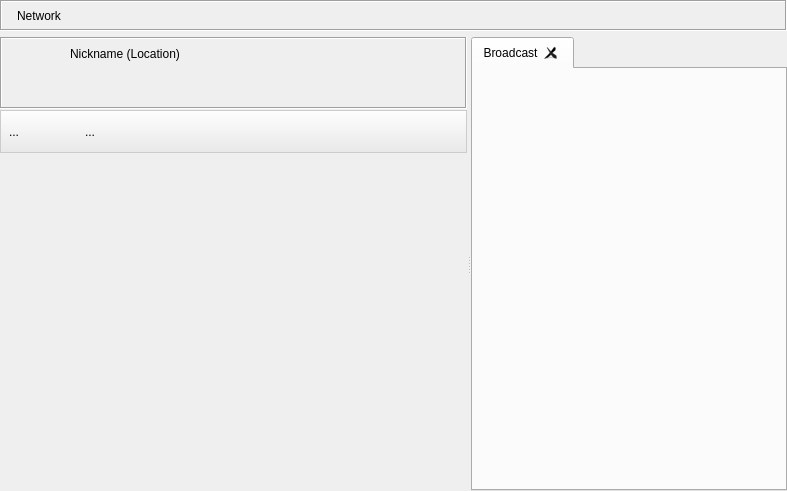
<?xml version="1.0" encoding="UTF-8"?>
<ui version="4.0">
 <class>FriendsDialog</class>
 <widget class="QWidget" name="FriendsDialog">
  <property name="geometry">
   <rect>
    <x>0</x>
    <y>0</y>
    <width>787</width>
    <height>491</height>
   </rect>
  </property>
  <layout class="QGridLayout" name="gridLayout_8">
   <property name="margin">
    <number>0</number>
   </property>
   <item row="0" column="0">
    <widget class="QFrame" name="titleBarFrame">
     <property name="sizePolicy">
      <sizepolicy hsizetype="Preferred" vsizetype="Maximum">
       <horstretch>0</horstretch>
       <verstretch>0</verstretch>
      </sizepolicy>
     </property>
     <property name="frameShape">
      <enum>QFrame::Box</enum>
     </property>
     <property name="frameShadow">
      <enum>QFrame::Sunken</enum>
     </property>
     <layout class="QHBoxLayout" name="horizontalLayout_2">
      <property name="margin">
       <number>2</number>
      </property>
      <item>
       <widget class="QLabel" name="titleBarPixmap">
        <property name="text">
         <string/>
        </property>
        <property name="pixmap">
         <pixmap resource="images.qrc">:/images/logo/logo_24.png</pixmap>
        </property>
       </widget>
      </item>
      <item>
       <widget class="StyledLabel" name="titleBarLabel">
        <property name="text">
         <string>Network</string>
        </property>
       </widget>
      </item>
      <item>
       <spacer>
        <property name="orientation">
         <enum>Qt::Horizontal</enum>
        </property>
        <property name="sizeHint" stdset="0">
         <size>
          <width>123</width>
          <height>13</height>
         </size>
        </property>
       </spacer>
      </item>
      <item>
       <widget class="QToolButton" name="helpButton">
        <property name="focusPolicy">
         <enum>Qt::NoFocus</enum>
        </property>
        <property name="icon">
         <iconset resource="images.qrc">
          <normaloff>:/icons/help_64.png</normaloff>:/icons/help_64.png</iconset>
        </property>
        <property name="checkable">
         <bool>true</bool>
        </property>
        <property name="autoRaise">
         <bool>true</bool>
        </property>
       </widget>
      </item>
     </layout>
    </widget>
   </item>
   <item row="1" column="0">
    <widget class="QSplitter" name="splitter">
     <property name="orientation">
      <enum>Qt::Horizontal</enum>
     </property>
     <widget class="QWidget" name="layoutWidget">
      <layout class="QVBoxLayout" name="verticalLayout">
       <property name="spacing">
        <number>1</number>
       </property>
       <item>
        <widget class="QFrame" name="headFrame">
         <property name="styleSheet">
          <string notr="true"/>
         </property>
         <property name="frameShape">
          <enum>QFrame::Box</enum>
         </property>
         <property name="frameShadow">
          <enum>QFrame::Sunken</enum>
         </property>
         <layout class="QGridLayout" name="gridLayout">
          <property name="leftMargin">
           <number>1</number>
          </property>
          <property name="topMargin">
           <number>1</number>
          </property>
          <property name="rightMargin">
           <number>6</number>
          </property>
          <property name="bottomMargin">
           <number>6</number>
          </property>
          <item row="0" column="0" rowspan="2">
           <widget class="AvatarWidget" name="avatar">
            <property name="minimumSize">
             <size>
              <width>61</width>
              <height>61</height>
             </size>
            </property>
            <property name="maximumSize">
             <size>
              <width>61</width>
              <height>61</height>
             </size>
            </property>
           </widget>
          </item>
          <item row="1" column="1" colspan="3">
           <widget class="QToolButton" name="mypersonalstatusLabel">
            <property name="sizePolicy">
             <sizepolicy hsizetype="Minimum" vsizetype="Preferred">
              <horstretch>0</horstretch>
              <verstretch>0</verstretch>
             </sizepolicy>
            </property>
            <property name="toolTip">
             <string>Edit status message</string>
            </property>
            <property name="text">
             <string/>
            </property>
            <property name="icon">
             <iconset resource="images.qrc">
              <normaloff>:/images/edit_16.png</normaloff>:/images/edit_16.png</iconset>
            </property>
            <property name="toolButtonStyle">
             <enum>Qt::ToolButtonTextBesideIcon</enum>
            </property>
            <property name="autoRaise">
             <bool>true</bool>
            </property>
            <property name="arrowType">
             <enum>Qt::NoArrow</enum>
            </property>
           </widget>
          </item>
          <item row="0" column="1" colspan="3">
           <widget class="StyledElidedLabel" name="nicknameLabel">
            <property name="text">
             <string notr="true">Nickname (Location)</string>
            </property>
           </widget>
          </item>
         </layout>
        </widget>
       </item>
       <item>
        <widget class="QFrame" name="liteFrame">
         <property name="styleSheet">
          <string notr="true">QFrame{
   background-color: qlineargradient(x1:0, y1:0, x2:0, y2:1, stop:0 #FEFEFE, stop:1 #E8E8E8);
	border: 1px solid #CCCCCC;
}</string>
         </property>
         <layout class="QHBoxLayout" name="horizontalLayout">
          <property name="margin">
           <number>1</number>
          </property>
          <item>
           <widget class="QToolButton" name="contactsButton">
            <property name="text">
             <string>...</string>
            </property>
            <property name="icon">
             <iconset resource="images.qrc">
              <normaloff>:/images/user/friends32.png</normaloff>:/images/user/friends32.png</iconset>
            </property>
            <property name="iconSize">
             <size>
              <width>32</width>
              <height>32</height>
             </size>
            </property>
            <property name="checkable">
             <bool>true</bool>
            </property>
            <property name="autoRaise">
             <bool>true</bool>
            </property>
           </widget>
          </item>
          <item>
           <widget class="QToolButton" name="lobbiesButton">
            <property name="icon">
             <iconset resource="images.qrc">
              <normaloff>:/images/chat_32.png</normaloff>:/images/chat_32.png</iconset>
            </property>
            <property name="iconSize">
             <size>
              <width>32</width>
              <height>32</height>
             </size>
            </property>
            <property name="checkable">
             <bool>true</bool>
            </property>
            <property name="autoRaise">
             <bool>true</bool>
            </property>
           </widget>
          </item>
          <item>
           <widget class="QToolButton" name="mailButton">
            <property name="text">
             <string>...</string>
            </property>
            <property name="icon">
             <iconset resource="images.qrc">
              <normaloff>:/images/folder_inbox64.png</normaloff>:/images/folder_inbox64.png</iconset>
            </property>
            <property name="iconSize">
             <size>
              <width>32</width>
              <height>32</height>
             </size>
            </property>
            <property name="checkable">
             <bool>true</bool>
            </property>
            <property name="autoRaise">
             <bool>true</bool>
            </property>
           </widget>
          </item>
          <item>
           <spacer name="horizontalSpacer">
            <property name="orientation">
             <enum>Qt::Horizontal</enum>
            </property>
            <property name="sizeHint" stdset="0">
             <size>
              <width>40</width>
              <height>20</height>
             </size>
            </property>
           </spacer>
          </item>
         </layout>
        </widget>
       </item>
       <item>
        <widget class="QStackedWidget" name="stackedWidgetList">
         <property name="currentIndex">
          <number>0</number>
         </property>
         <widget class="QWidget" name="page_2">
          <layout class="QGridLayout" name="gridLayout_7">
           <property name="margin">
            <number>0</number>
           </property>
           <item row="0" column="0">
            <widget class="FriendList" name="widget_2" native="true"/>
           </item>
          </layout>
         </widget>
         <widget class="QWidget" name="page_1">
          <layout class="QGridLayout" name="gridLayout_6">
           <property name="margin">
            <number>0</number>
           </property>
           <item row="0" column="0">
            <widget class="QTabWidget" name="tabWidget_2">
             <property name="currentIndex">
              <number>0</number>
             </property>
             <widget class="QWidget" name="tab">
              <attribute name="title">
               <string>Friends</string>
              </attribute>
              <layout class="QGridLayout" name="gridLayout_2">
               <property name="margin">
                <number>0</number>
               </property>
               <item row="0" column="0">
                <widget class="FriendList" name="friendList" native="true">
                 <property name="sizePolicy">
                  <sizepolicy hsizetype="MinimumExpanding" vsizetype="Expanding">
                   <horstretch>0</horstretch>
                   <verstretch>0</verstretch>
                  </sizepolicy>
                 </property>
                 <property name="minimumSize">
                  <size>
                   <width>150</width>
                   <height>0</height>
                  </size>
                 </property>
                </widget>
               </item>
              </layout>
             </widget>
             <widget class="QWidget" name="tab_2">
              <attribute name="title">
               <string>People</string>
              </attribute>
              <layout class="QGridLayout" name="gridLayout_4">
               <property name="margin">
                <number>0</number>
               </property>
               <item row="0" column="0">
                <widget class="PeopleList" name="widget" native="true"/>
               </item>
              </layout>
             </widget>
            </widget>
           </item>
          </layout>
         </widget>
        </widget>
       </item>
      </layout>
     </widget>
     <widget class="QStackedWidget" name="stackedWidget">
      <property name="currentIndex">
       <number>0</number>
      </property>
      <widget class="QWidget" name="page">
       <layout class="QGridLayout" name="gridLayout_5">
        <property name="margin">
         <number>0</number>
        </property>
        <item row="0" column="0">
         <widget class="ChatTabWidget" name="tabWidget">
          <property name="currentIndex">
           <number>0</number>
          </property>
          <property name="tabsClosable">
           <bool>true</bool>
          </property>
          <widget class="QWidget" name="groupChatTab">
           <attribute name="icon">
            <iconset resource="images.qrc">
             <normaloff>:/images/kblogger.png</normaloff>:/images/kblogger.png</iconset>
           </attribute>
           <attribute name="title">
            <string>Broadcast</string>
           </attribute>
           <layout class="QGridLayout" name="gridLayout_3">
            <item row="0" column="0">
             <widget class="ChatWidget" name="chatWidget" native="true"/>
            </item>
           </layout>
          </widget>
         </widget>
        </item>
       </layout>
      </widget>
     </widget>
    </widget>
   </item>
  </layout>
  <action name="actionClear_Chat_History">
   <property name="icon">
    <iconset resource="images.qrc">
     <normaloff>:/images/edit-clear-history.png</normaloff>:/images/edit-clear-history.png</iconset>
   </property>
   <property name="text">
    <string>Clear Chat History</string>
   </property>
  </action>
  <action name="actionAdd_Friend">
   <property name="icon">
    <iconset resource="images.qrc">
     <normaloff>:/images/user/add_user16.png</normaloff>:/images/user/add_user16.png</iconset>
   </property>
   <property name="text">
    <string>Add Friend</string>
   </property>
  </action>
  <action name="actionSet_your_Avatar">
   <property name="icon">
    <iconset resource="images.qrc">
     <normaloff>:/images/add_image24.png</normaloff>:/images/add_image24.png</iconset>
   </property>
   <property name="text">
    <string>Add your Avatar Picture</string>
   </property>
   <property name="shortcut">
    <string>A</string>
   </property>
  </action>
  <action name="actionSet_your_Personal_Message">
   <property name="icon">
    <iconset resource="images.qrc">
     <normaloff>:/images/message-news.png</normaloff>:/images/message-news.png</iconset>
   </property>
   <property name="text">
    <string>Set your status message</string>
   </property>
   <property name="toolTip">
    <string>Edit your status message</string>
   </property>
  </action>
  <action name="actionMessageHistory">
   <property name="text">
    <string>Browse Message History</string>
   </property>
   <property name="toolTip">
    <string>Browse History</string>
   </property>
  </action>
  <action name="actionSave_History">
   <property name="text">
    <string>Save Chat History</string>
   </property>
   <property name="toolTip">
    <string>Save Chat History</string>
   </property>
  </action>
  <action name="actionAdd_Group">
   <property name="icon">
    <iconset resource="images.qrc">
     <normaloff>:/images/user/add_group22.png</normaloff>:/images/user/add_group22.png</iconset>
   </property>
   <property name="text">
    <string>Add a new Group</string>
   </property>
   <property name="toolTip">
    <string>Add a new Group</string>
   </property>
  </action>
  <action name="actionDelete_Chat_History">
   <property name="icon">
    <iconset resource="images.qrc">
     <normaloff>:/images/edit-clear-history.png</normaloff>:/images/edit-clear-history.png</iconset>
   </property>
   <property name="text">
    <string>Delete Chat History</string>
   </property>
   <property name="toolTip">
    <string>Deletes all stored and displayed chat history</string>
   </property>
  </action>
  <action name="actionCreate_new_Chat_lobby">
   <property name="icon">
    <iconset resource="images.qrc">
     <normaloff>:/images/user/agt_forum24.png</normaloff>:/images/user/agt_forum24.png</iconset>
   </property>
   <property name="text">
    <string>Create new Chat lobby</string>
   </property>
   <property name="toolTip">
    <string>Create new Chat lobby</string>
   </property>
  </action>
  <action name="actionChooseFont">
   <property name="text">
    <string>Choose Font</string>
   </property>
  </action>
  <action name="actionResetFont">
   <property name="text">
    <string>Reset font to default</string>
   </property>
  </action>
  <action name="editIdentity">
   <property name="text">
    <string>Edit Identity</string>
   </property>
  </action>
  <action name="chatIdentity">
   <property name="text">
    <string>Chat</string>
   </property>
  </action>
  <action name="removeIdentity">
   <property name="text">
    <string>Remove Identity</string>
   </property>
  </action>
 </widget>
 <customwidgets>
  <customwidget>
   <class>StyledLabel</class>
   <extends>QLabel</extends>
   <header>gui/common/StyledLabel.h</header>
  </customwidget>
  <customwidget>
   <class>AvatarWidget</class>
   <extends>QLabel</extends>
   <header>gui/common/AvatarWidget.h</header>
   <container>1</container>
  </customwidget>
  <customwidget>
   <class>FriendList</class>
   <extends>QWidget</extends>
   <header>gui/common/FriendList.h</header>
   <container>1</container>
  </customwidget>
  <customwidget>
   <class>ChatTabWidget</class>
   <extends>QTabWidget</extends>
   <header location="global">gui/chat/ChatTabWidget.h</header>
   <container>1</container>
  </customwidget>
  <customwidget>
   <class>StyledElidedLabel</class>
   <extends>QLabel</extends>
   <header>gui/common/StyledElidedLabel.h</header>
  </customwidget>
  <customwidget>
   <class>ChatWidget</class>
   <extends>QWidget</extends>
   <header location="global">gui/chat/ChatWidget.h</header>
   <container>1</container>
  </customwidget>
  <customwidget>
   <class>PeopleList</class>
   <extends>QWidget</extends>
   <header>gui/common/PeopleList.h</header>
   <container>1</container>
  </customwidget>
 </customwidgets>
 <resources>
  <include location="images.qrc"/>
 </resources>
 <connections/>
</ui>
